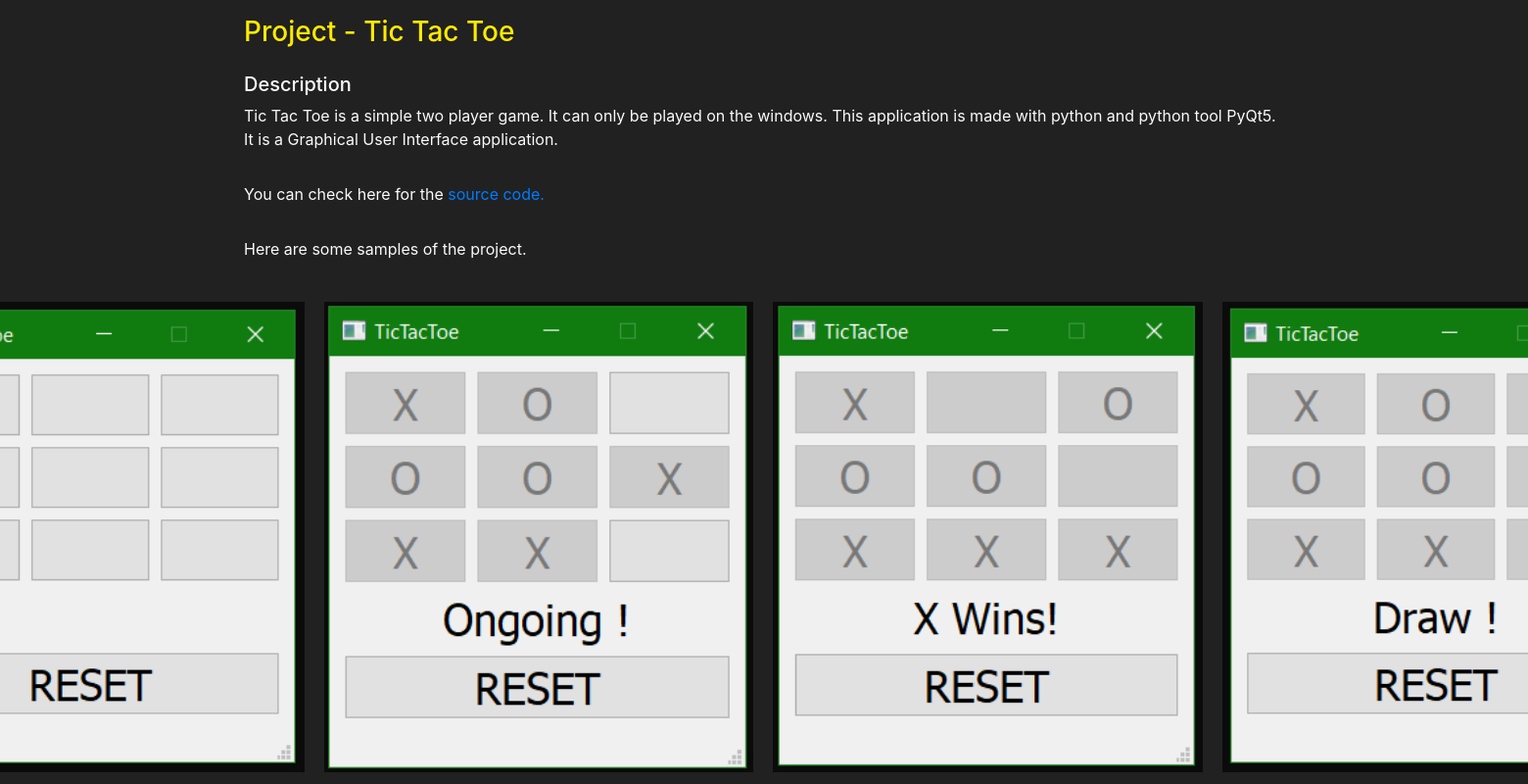
/project/1/, run on the app's committed database.
### mywebsite/models.py (models this page shows, shortened)
class Project(models.Model):
    project_name = models.CharField(max_length=100)
    started = models.DateField(default=timezone.now())
    ended = models.DateField(default=timezone.now())
    source = models.URLField(max_length=200)
    description = models.CharField(max_length=1000)
    image = models.ImageField(blank=True)

class ProjectImages(models.Model):
    project = models.ForeignKey(Project, default=None, on_delete=models.CASCADE)
    images = models.FileField(upload_to = 'images/')

### mywebsite/views.py (the view)
# urls.py: path('project/<int:id>/', views.projectview, name='product_detail')
def projectview(request, id):
    project = get_object_or_404(Project, id=id)
    photos = ProjectImages.objects.filter(project = project)
    context = {
        'project' : project,
        'photos' : photos
    }
    return render(request, 'mywebsite/projectview.html', context)

### mywebsite/templates/mywebsite/projectview.html (shortened to what this page needs)
{% extends './base.html' %}
{% load static %}
{% block css %}
<link href="{% static 'css/project.css' %}" rel="stylesheet" type="text/css">
{% endblock %}
{% block content %}
<div class="container">
    <div class="row my-3 mx-4">
        <h3>Project - {{ project.project_name }}</h3>
    </div>
    <div class="row my-3 mx-4">
        <h5>Description</h5>
        <p>{{ project.description }}</p>
    </div>
    <div id="link" class="row my-3 mx-4">
        <p>You can check here for the <a href="{{ project.source }}">source code.</a></p>
    </div>
    <div class="row my-3 mx-4">
        <p>Here are some samples of the project.</p>
    </div>
    <div class="element">
        {% for photo in photos %}
        <img class="mySlides fl" src="{% static photo.images.name %}">
        {% endfor %}
    </div>
</div>
{% endblock %}

### mywebsite/templates/mywebsite/base.html (shortened to what this page needs)
<!DOCTYPE html>
<html lang="en">
<head>
    {% block css %}{% endblock %}
    <link rel="stylesheet" href="https://stackpath.bootstrapcdn.com/bootstrap/4.5.2/css/bootstrap.min.css"
>
</head>
<body>
{% block content %}
{% endblock %}
</body>
</html>

### static/css/project.css (style rules this page uses)
body { background-color: #212121 !important; color: #fafafa !important; }
h3 { color: #ffea00 !important; text-align: center !important; }
#link a { text-decoration: none; }
.element { display: flex; justify-content: center; align-items: center; }
.mySlides { height: 500px; width: auto; padding: 10px; }

### data on the page
Project: project_name "Tic Tac Toe", description "Tic Tac Toe is a simple two player game. It can only be played on the windows. This application is made with python and python tool PyQt5. It is a Graphical User Interface application."
ProjectImages: images (picture)
ProjectImages: images (picture)
ProjectImages: images (picture)
ProjectImages: images (picture)
